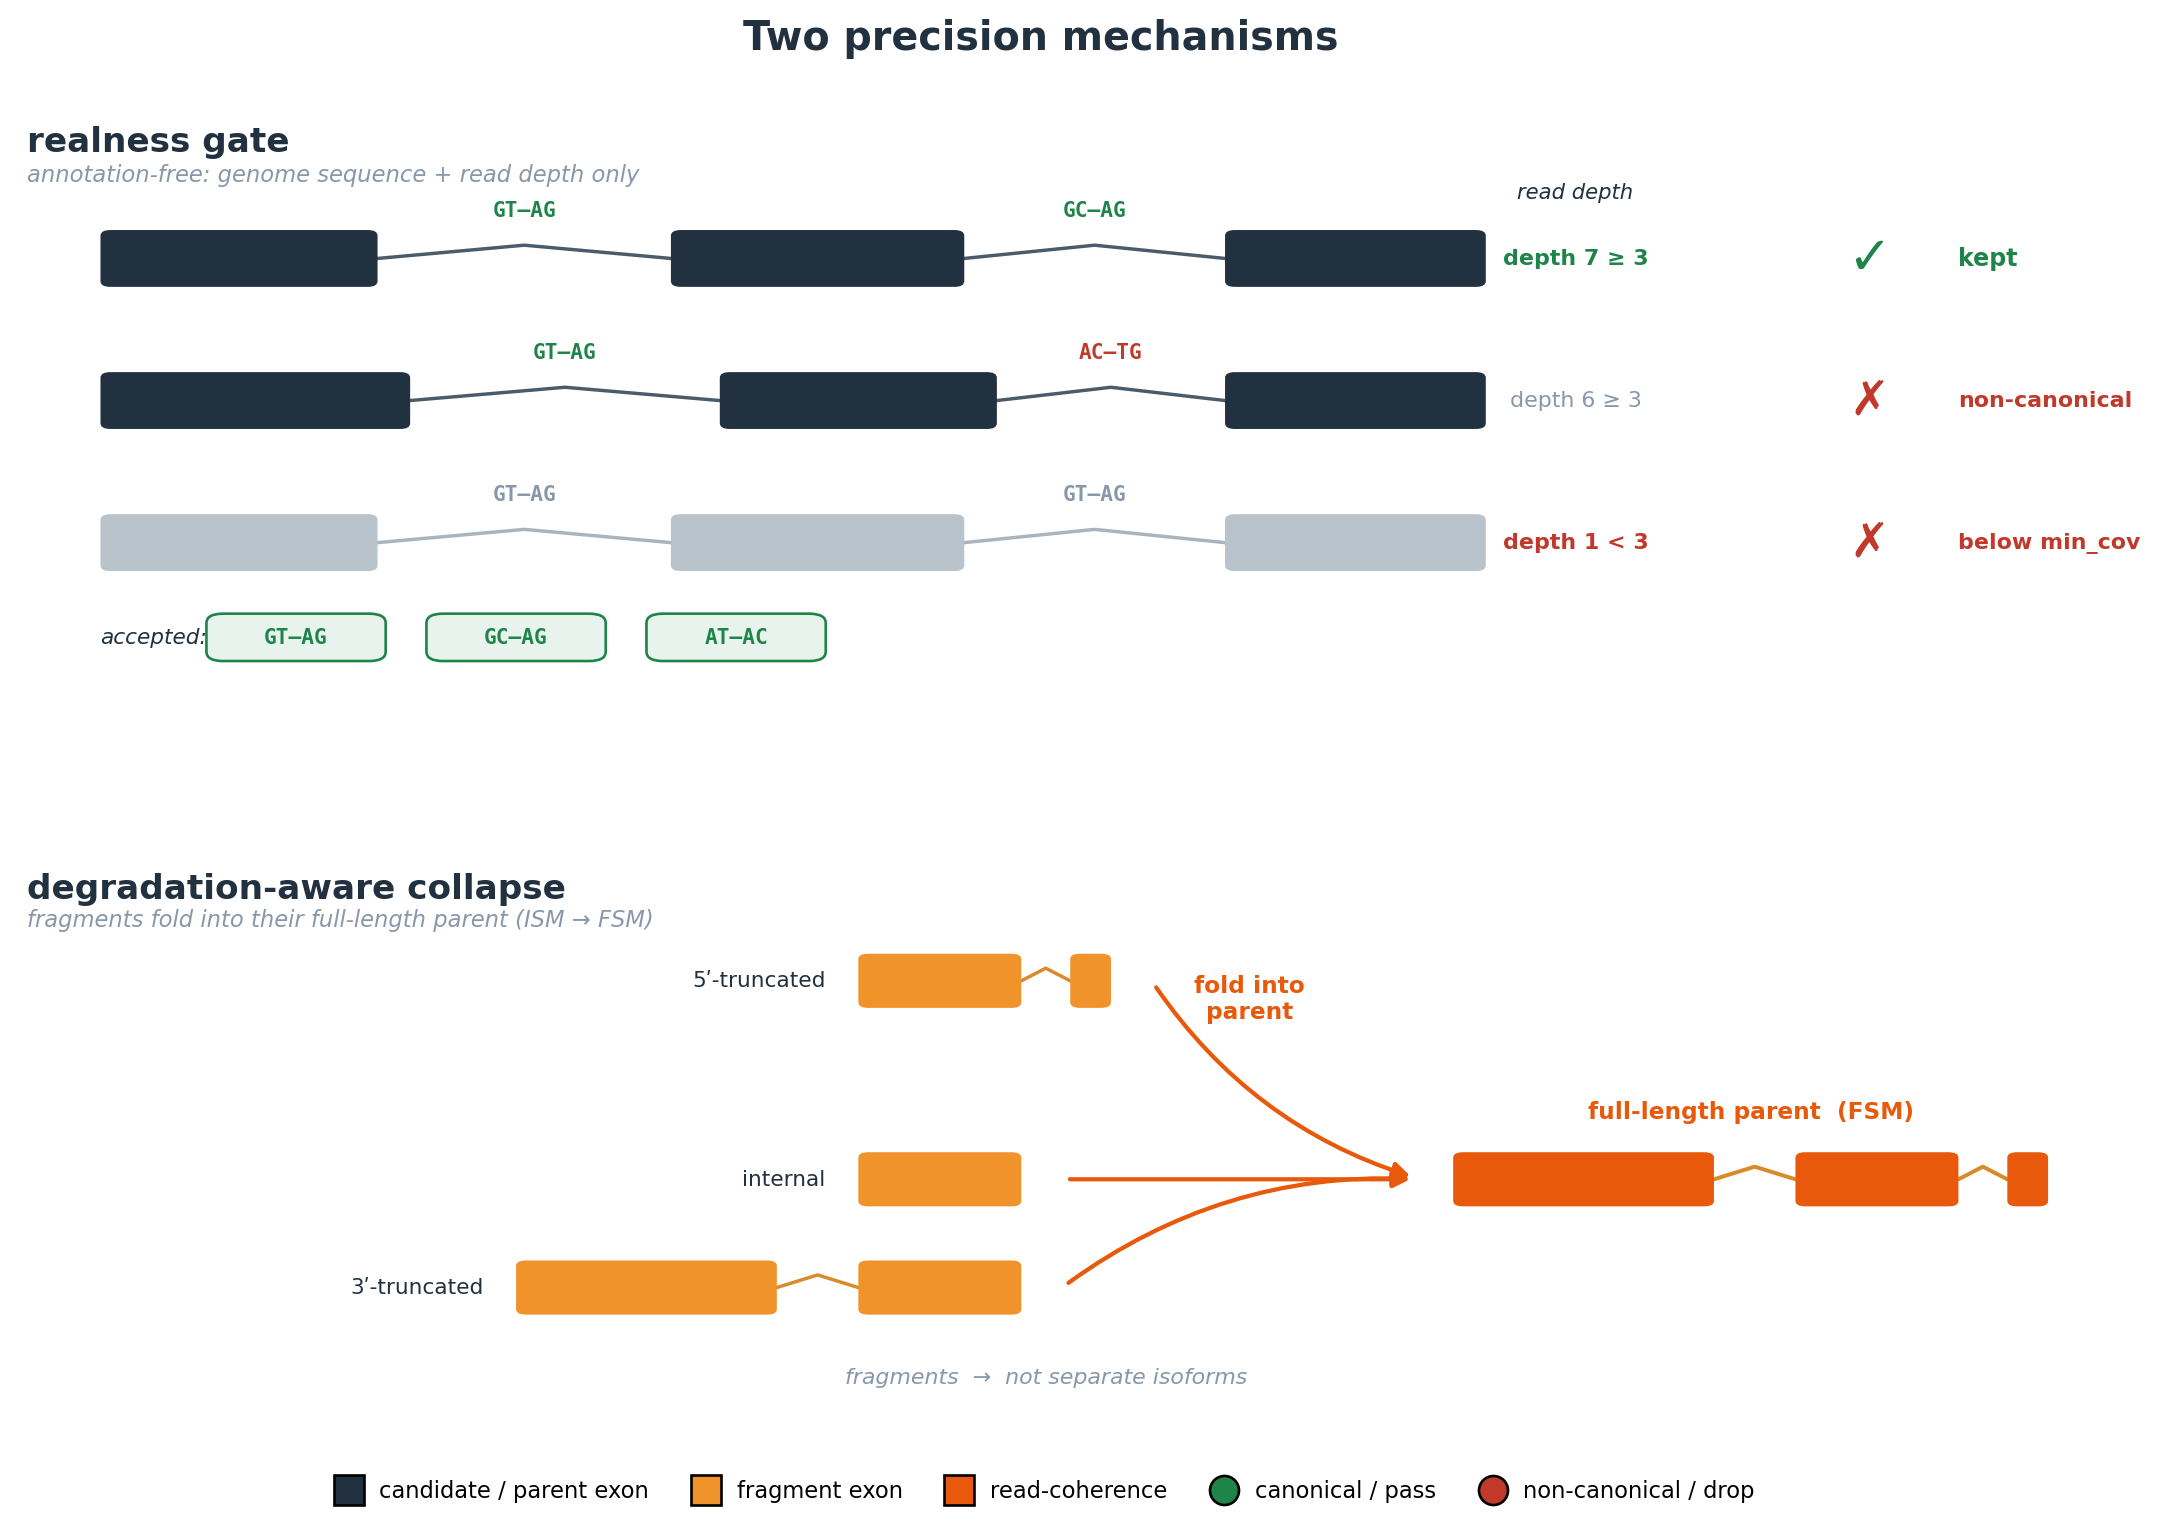

Write the Python code that produced this figure.
import matplotlib
matplotlib.use("Agg")
import matplotlib.pyplot as plt
from matplotlib.patches import FancyBboxPatch, FancyArrowPatch
from matplotlib.lines import Line2D

# ---- palette (shared style guide) ----
NAVY   = "#22313f"   # annotation
SLATE  = "#8898aa"   # StringTie / flow
ORANGE = "#e8590c"   # read-coherence (accent)
LIGHT  = "#cfd8dc"   # read alignments
AMBER  = "#f0932b"   # spanning alignments
GREEN  = "#1e8449"   # gate-pass / canonical
RED    = "#c0392b"   # gate-fail / non-canonical

EH = 0.30            # exon half-height


def exon(ax, x0, x1, yc, color, h=EH):
    r = FancyBboxPatch((x0, yc - h), x1 - x0, 2 * h,
                       boxstyle="round,pad=0.0,rounding_size=0.06",
                       linewidth=0, facecolor=color, zorder=3)
    ax.add_patch(r)


def intron(ax, x0, x1, yc, color, lw=1.3):
    # peaked intron line (IGV-style hat)
    xm = (x0 + x1) / 2.0
    ax.plot([x0, xm, x1], [yc, yc + 0.14, yc], color=color, lw=lw,
            zorder=2, solid_capstyle="round", solid_joinstyle="round")


def chain(ax, exons, yc, exon_color, intron_color, lw=1.3):
    for (a, b) in zip(exons[:-1], exons[1:]):
        intron(ax, a[1], b[0], yc, intron_color, lw=lw)
    for (x0, x1) in exons:
        exon(ax, x0, x1, yc, exon_color)


def junc_label(ax, x0, x1, yc, donor, acceptor, color, dy=0.40):
    xm = (x0 + x1) / 2.0
    ax.text(xm, yc + dy, f"{donor}–{acceptor}", ha="center", va="bottom",
            fontsize=8.0, color=color, fontweight="bold",
            family="DejaVu Sans Mono")


# =================================================================
fig = plt.figure(figsize=(11.2, 8.0))
gs = fig.add_gridspec(2, 1, height_ratios=[1.05, 1.0], hspace=0.28)
axT = fig.add_subplot(gs[0])
axB = fig.add_subplot(gs[1])

for ax in (axT, axB):
    ax.set_xticks([]); ax.set_yticks([])
    for s in ax.spines.values():
        s.set_visible(False)

# =================================================================
# TOP: realness gate (annotation-free)
# =================================================================
axT.set_xlim(0, 12.6)
axT.set_ylim(0, 6.2)

axT.text(0.05, 5.95, "realness gate", fontsize=13, fontweight="bold",
         color=NAVY, ha="left", va="top")
axT.text(0.05, 5.55, "annotation-free: genome sequence + read depth only",
         fontsize=8.6, color=SLATE, ha="left", va="top", style="italic")

VERDICT_X = 11.35   # where check / cross + verdict sit
DEPTH_X   = 9.55    # read-depth column

# ---- candidate 1: PASS (all canonical, depth ok) ----
y1 = 4.55
chain(axT, [(0.5, 2.2), (4.0, 5.8), (7.4, 9.0)], y1, NAVY, "#4a5b6a")
junc_label(axT, 2.2, 4.0, y1, "GT", "AG", GREEN)
junc_label(axT, 5.8, 7.4, y1, "GC", "AG", GREEN)
axT.text(DEPTH_X, y1, "depth 7 ≥ 3", fontsize=8.4, color=GREEN,
         ha="center", va="center", fontweight="bold")
axT.text(VERDICT_X, y1, "✓", fontsize=20, color=GREEN, ha="center",
         va="center", fontweight="bold")
axT.text(VERDICT_X + 0.55, y1, "kept", fontsize=9.0, color=GREEN,
         ha="left", va="center", fontweight="bold")

# ---- candidate 2: DROP (non-canonical junction) ----
y2 = 3.05
chain(axT, [(0.5, 2.4), (4.3, 6.0), (7.4, 9.0)], y2, NAVY, "#4a5b6a")
junc_label(axT, 2.4, 4.3, y2, "GT", "AG", GREEN)
junc_label(axT, 6.0, 7.4, y2, "AC", "TG", RED)      # non-canonical -> red
axT.text(DEPTH_X, y2, "depth 6 ≥ 3", fontsize=8.4, color=SLATE,
         ha="center", va="center")
axT.text(VERDICT_X, y2, "✗", fontsize=18, color=RED, ha="center",
         va="center", fontweight="bold")
axT.text(VERDICT_X + 0.55, y2, "non-canonical", fontsize=8.4, color=RED,
         ha="left", va="center", fontweight="bold")

# ---- candidate 3: DROP (read-depth below min_cov) ----
y3 = 1.55
chain(axT, [(0.5, 2.2), (4.0, 5.8), (7.4, 9.0)], y3, "#b9c3cc", "#aab4bd")
junc_label(axT, 2.2, 4.0, y3, "GT", "AG", SLATE)
junc_label(axT, 5.8, 7.4, y3, "GT", "AG", SLATE)
axT.text(DEPTH_X, y3, "depth 1 < 3", fontsize=8.4, color=RED,
         ha="center", va="center", fontweight="bold")
axT.text(VERDICT_X, y3, "✗", fontsize=18, color=RED, ha="center",
         va="center", fontweight="bold")
axT.text(VERDICT_X + 0.55, y3, "below min_cov", fontsize=8.4, color=RED,
         ha="left", va="center", fontweight="bold")

# column headers (small)
axT.text(DEPTH_X, 5.25, "read depth", fontsize=8.0, color=NAVY,
         ha="center", va="center", style="italic")

# accepted canonical classes chip (small, bottom-left)
axT.text(0.5, 0.55, "accepted:", fontsize=8.2, color=NAVY, ha="left",
         va="center", style="italic")
for i, cls in enumerate(["GT–AG", "GC–AG", "AT–AC"]):
    cx = 1.7 + i * 1.35
    chip = FancyBboxPatch((cx - 0.55, 0.30), 1.1, 0.5,
                          boxstyle="round,pad=0.0,rounding_size=0.10",
                          linewidth=1.0, edgecolor=GREEN,
                          facecolor="#e7f3ec", zorder=2)
    axT.add_patch(chip)
    axT.text(cx, 0.55, cls, fontsize=8.0, color=GREEN, ha="center",
             va="center", fontweight="bold", family="DejaVu Sans Mono")

# =================================================================
# BOTTOM: degradation-aware collapse
# =================================================================
axB.set_xlim(0, 12.6)
axB.set_ylim(0, 6.2)

axB.text(0.05, 5.95, "degradation-aware collapse", fontsize=13,
         fontweight="bold", color=NAVY, ha="left", va="top")
axB.text(0.05, 5.55, "fragments fold into their full-length parent (ISM → FSM)",
         fontsize=8.6, color=SLATE, ha="left", va="top", style="italic")

# full-length parent (FSM) on the right.
# Use the parent exon coordinates as the reference frame for all fragments
# so each fragment reads as an exact sub-path (sharing exon boundaries).
PE = [(8.8, 10.4), (10.9, 11.9), (12.3, 12.4)]   # parent exons (right column)
# widen 3rd exon a touch for legibility
PE = [(8.8, 10.4), (10.9, 11.9), (12.2, 12.45)]
yP = 2.55
chain(axB, PE, yP, ORANGE, "#d98a2b", lw=1.5)
axB.text((PE[0][0] + PE[-1][1]) / 2, yP + 0.62, "full-length parent  (FSM)",
         fontsize=8.8, color=ORANGE, ha="center", va="bottom",
         fontweight="bold")

# fragments on the left: each is a sub-path of the parent, drawn in a
# left column. Boundaries are aligned to the parent's so collapse reads
# as exact containment.
FX = [(3.05, 4.65), (5.15, 6.15), (6.45, 6.7)]   # left-column exon coords
FRAGS = [
    # (label, parent-exon indices present, ycenter)
    ("5ʹ-truncated",   [1, 2],    4.75),   # missing first exon
    ("internal",        [1],       2.55),   # one internal exon only
    ("3ʹ-truncated",   [0, 1],    1.35),   # missing last exon
]
frag_y = []
for lbl, idxs, yc in FRAGS:
    exons = [FX[i] for i in idxs]
    chain(axB, exons, yc, AMBER, "#d98a2b", lw=1.3)
    axB.text(exons[0][0] - 0.2, yc, lbl, fontsize=8.2, color=NAVY,
             ha="right", va="center")
    frag_y.append((yc, exons[-1][1]))

# fold-in arrows: from each fragment's right end into the parent's left edge
target = (PE[0][0] - 0.2, yP)
for (yc, x_right) in frag_y:
    rad = 0.18 if yc > yP else (-0.18 if yc < yP else 0.0)
    a = FancyArrowPatch((x_right + 0.25, yc), target,
                        arrowstyle="-|>", mutation_scale=13,
                        connectionstyle=f"arc3,rad={rad}",
                        color=ORANGE, lw=1.6, zorder=4,
                        shrinkA=3, shrinkB=4, capstyle="round")
    axB.add_patch(a)

# label the fold action in the clear gap between the two columns (top of gap)
axB.text(7.55, 4.55, "fold into\nparent", fontsize=8.8, color=ORANGE,
         ha="center", va="center", fontweight="bold", linespacing=1.15)

# note in genuinely clear space (centered, below the lowest fragment)
axB.text(6.3, 0.35, "fragments  →  not separate isoforms",
         fontsize=8.4, color=SLATE, ha="center", va="center", style="italic")

# =================================================================
# shared legend (bottom, minimal)
# =================================================================
handles = [
    Line2D([0], [0], marker="s", color="none", markerfacecolor=NAVY,
           markersize=11, label="candidate / parent exon"),
    Line2D([0], [0], marker="s", color="none", markerfacecolor=AMBER,
           markersize=11, label="fragment exon"),
    Line2D([0], [0], marker="s", color="none", markerfacecolor=ORANGE,
           markersize=11, label="read-coherence"),
    Line2D([0], [0], marker="o", color="none", markerfacecolor=GREEN,
           markersize=11, label="canonical / pass"),
    Line2D([0], [0], marker="o", color="none", markerfacecolor=RED,
           markersize=11, label="non-canonical / drop"),
]
fig.legend(handles=handles, loc="lower center", ncol=5, frameon=False,
           fontsize=8.6, bbox_to_anchor=(0.5, -0.005), handletextpad=0.35,
           columnspacing=1.5)

fig.suptitle("Two precision mechanisms", fontsize=15,
             fontweight="bold", color=NAVY, y=0.985)

fig.subplots_adjust(left=0.02, right=0.985, top=0.93, bottom=0.07)
out = "/mnt/c/Users/jfris/Desktop/Rustle/bench/readcoherence_fig/fig4_gate_collapse.png"
fig.savefig(out, dpi=190, bbox_inches="tight", facecolor="white")
print("saved", out)
